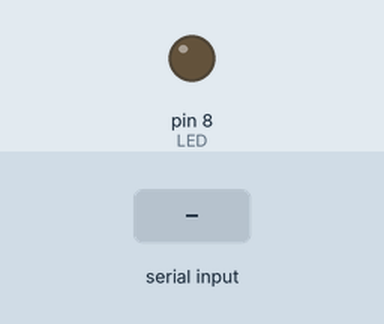
Simulated run of this sketch. Board: Arduino Uno, built with avr-gcc and run on an emulated ATmega328P. Parts: output pins drawn as LEDs (lit = HIGH). The inputs (shaded band) are chosen by the test bench.

Above: at 1.2 s.
1.3 s: "N" received over Serial
At 2.5 s:
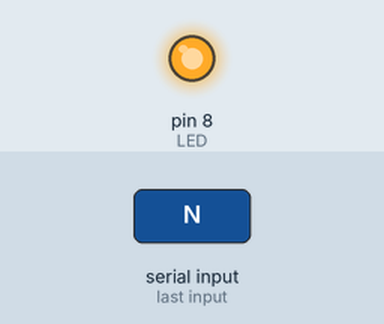
2.8 s: "F" received over Serial
At 3.8 s:
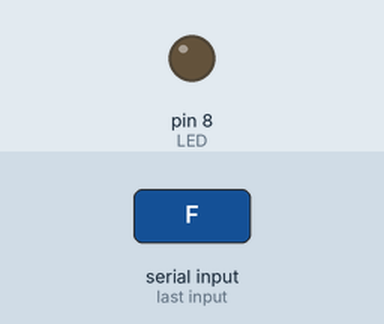
Timing chart, 0 to 5.8 s (numbered marks = the images above; inputs shaded):
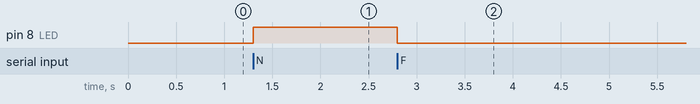

Measured:
- after the input at 1.3 s, pin 8 (LED): LOW → HIGH at once
- after the input at 2.8 s, pin 8 (LED): HIGH → LOW at once

The sketch:

LED_Bluetooh.ino
```cpp
int LED = 8;
int estado = 0;

void setup() {
  Serial.begin(9600);
  pinMode(LED, OUTPUT);
}

void loop() {
  if( Serial.available()>0)
  {
    estado = Serial.read();
  }

  switch(estado)
  {
    case 'N':
    digitalWrite(LED, HIGH);
    break;
    case 'F':
    digitalWrite(LED, LOW);
    break;
  }

}
```
